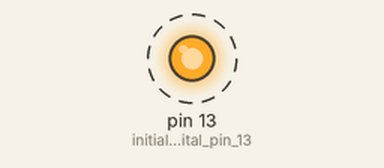
A sketch run on a simulated Arduino Uno, built with avr-gcc and run on an emulated ATmega328P. Shown: output pins drawn as LEDs (lit = HIGH). Dashed ring = blinking. What the sketch prints to the serial monitor is not drawn.

Above: at 0.5 s.
Timing chart, 0 to 4.6 s (numbered marks = the images above):
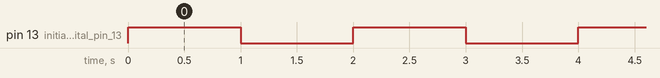

Measured:
- by itself, pin 13 (initialize_digital_pin_13): alternates HIGH for 1.0 s and LOW for 1.0 s

The sketch:

labb1_basics.ino
```cpp
void setup() {
  Serial.begin(9600); // initialize serial communication at 9600 bits per second:
  pinMode(13, OUTPUT); // initialize digital pin 13 as an output.
}

// the loop function runs over and over again forever
void loop() {
  digitalWrite(13, HIGH);   // turn the LED on (HIGH is the voltage level)
  Serial.println("Tänd");  // print out text
  delay(1000);             // wait for a second
  digitalWrite(13, LOW);   // turn the LED off by making the voltage LOW
  Serial.println("Släck");
  delay(1000);              // wait for a second
}
```
